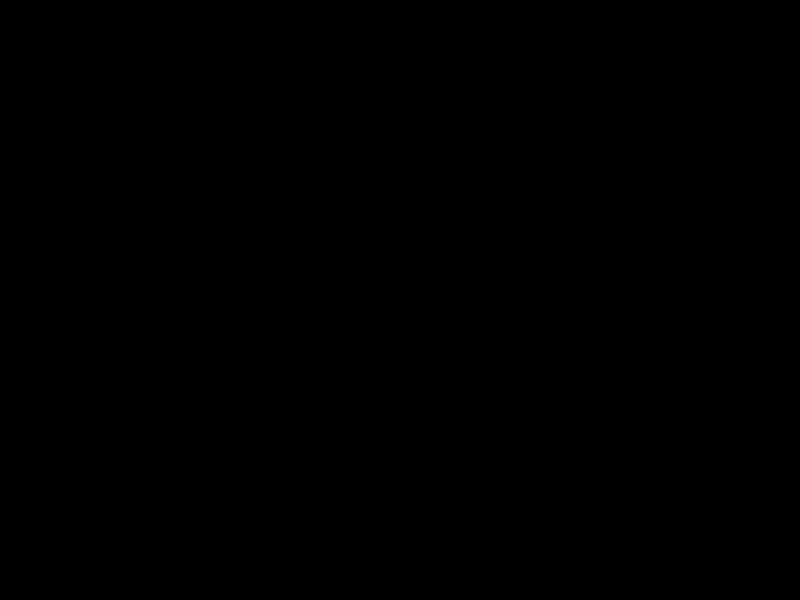
Frame 1 (no input)
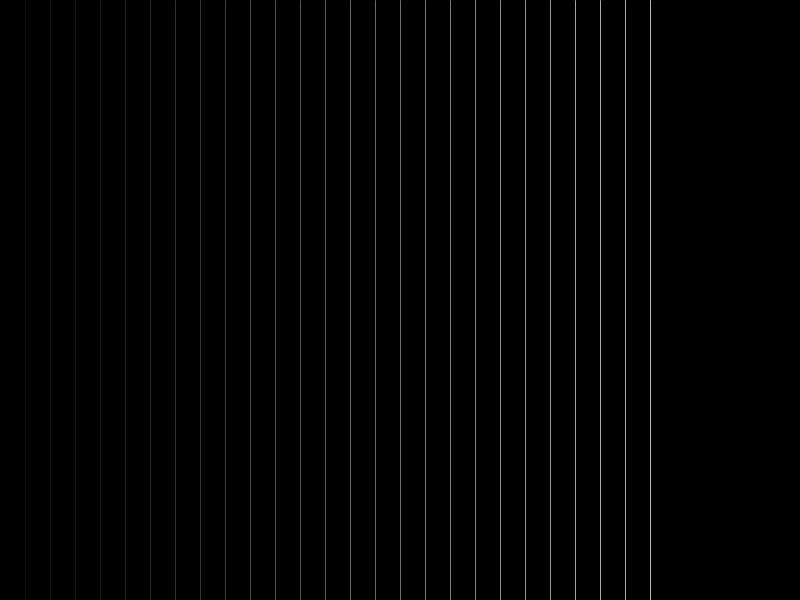
Frame 60 (the mouse pressed at the canvas centre just before this capture)
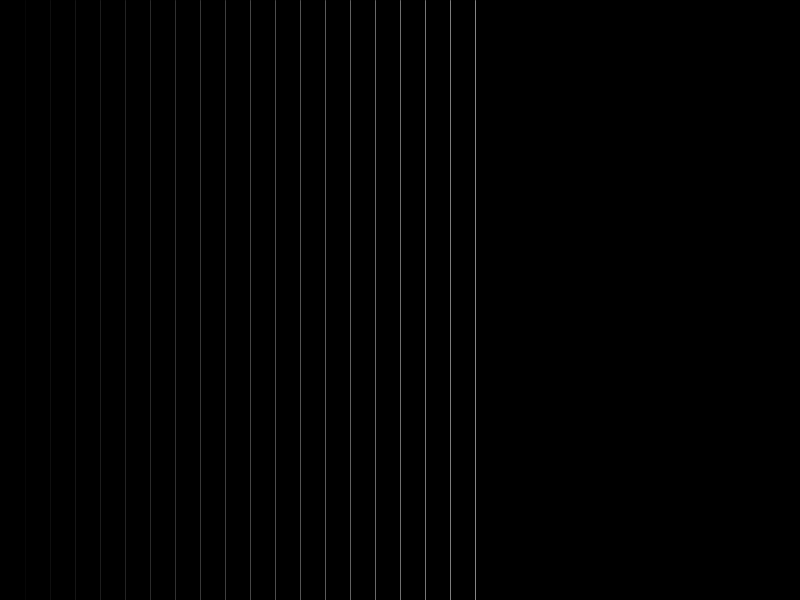
Frame 120 (the mouse held since frame 60 and released just before this capture)

The Processing sketch that drew these frames (run headless with seeded random() and noise(); from frame 60 on, the mouse is pressed at the canvas centre):

// Processing sketch: Beyazlayan_Cizgiler_2
// ── Beyazlayan_Cizgiler_2.pde
float i=800, a;
boolean c;
void setup ()
{
  size (800, 600);
  background (0);
}
void draw()
{
  stroke (a);
  line (i, 0, i, 600);
  if (c==false)
    i-=25;
  else
    i+=25;
  a+=255/32;
  if (i<0)
  {
    c=true;
    background (0);
    if (c==false)
      i=800;
    else
      i=0;
    a=0;
  }
  else if (i>800)
  {
    c=false;
    background (0);
    a=0;
  }
}
